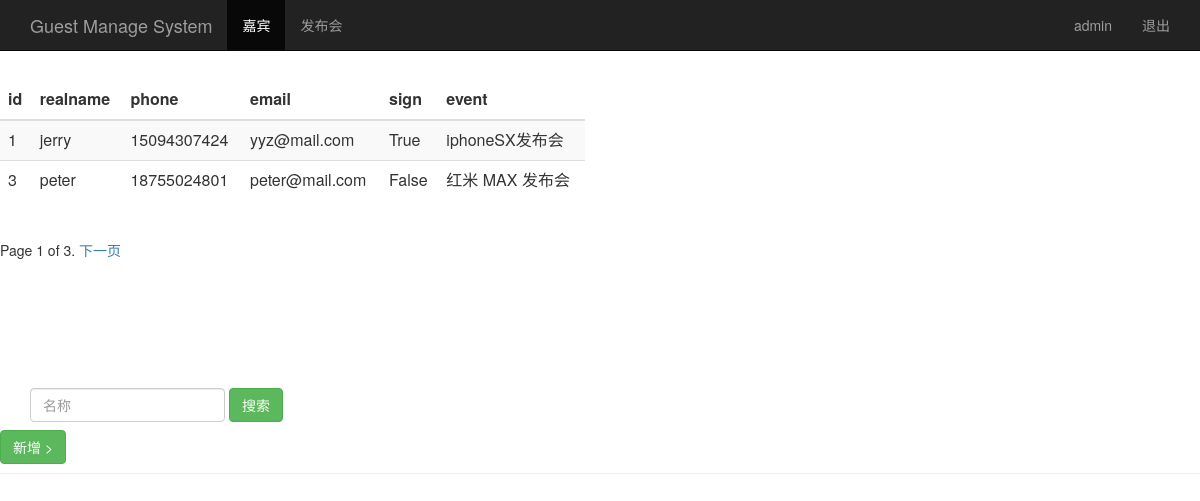
The page /guest_manage/ (signed in) on the database its author committed.
### sign/models.py (models this page shows, shortened)
class Guest(models.Model):
    event = models.ForeignKey(Event,on_delete=models.CASCADE)  #关联发布会id
    realname = models.CharField(max_length=64) # 姓名
    phone = models.CharField(max_length=16) # 手机号
    email = models.EmailField() # 邮箱
    sign = models.BooleanField() # 签到状态
    create_time = models.DateTimeField(auto_now=True) # 创建时间（自动获取当前时间）
    class Meta:
        unique_together = ("event", "phone")

class Event(models.Model):
    name = models.CharField(max_length=100) #发布会标题
    limit = models.IntegerField()  #发布会人数
    status = models.BooleanField() # 发布会状态
    address = models.CharField(max_length=200)  #地址
    start_time = models.DateTimeField('event time') #发布会时间
    create_time = models.DateTimeField(auto_now=True)# 自动获取当前时间
    def __str__(self):
        return self.name

### sign/views.py (the view)
# urls.py: url('guest_manage/',views.guest_manage),
@login_required
def guest_manage(request):
    username = request.session.get('user','')
    guest_list=Guest.objects.all()
    paginator = Paginator(guest_list,2)
    page = request.GET.get('page')
    try:
        contacts = paginator.page(page)
    except PageNotAnInteger:
        contacts = paginator.page(1)
    except EmptyPage:
        contacts = paginator.page(paginator.num_pages)
    return render(request, "guest_manage.html", {"user": username,
"guests": contacts})

### sign/templates/guest_manage.html (shortened to what this page needs)
<html lang="zh-CN">
<head>
  {% load bootstrap3 %}
  {% bootstrap_css %}
</head>
<body role="document">
<nav class="navbar navbar-inverse navbar-fixed-top">
<div class="container">
<div class="navbar-header">
<a class="navbar-brand" href="/event_manage/">Guest Manage System</a>
</div>
<div id="navbar" class="collapse navbar-collapse">
<ul class="nav navbar-nav">
<li class="active"><a href="#">嘉宾</a></li>
<li><a href="/event_manage/">发布会</a></li>
</ul>
<ul class="nav navbar-nav navbar-right">
<li><a href="#">{{user}}</a></li>
<li><a href="/logout/">退出</a></li>
</ul>
</div>
</div>
</nav>
<div class="row" style="padding-top: 80px;">
<div class="col-md-6">
<table class="table table-striped">
<thead>
<tr>
<th>id</th><th>realname</th><th>phone</th><th>email</th><th>sign</th><th>event</th>
</tr>
</thead>
<tbody>
{% for guest in guests %}
<tr>
<td>{{ guest.id }}</td>
<td>{{ guest.realname }}</td>
<td>{{ guest.phone }}</td>
<td>{{ guest.email }}</td>
<td>{{ guest.sign }}</td>
<td>{{ guest.event }}</td>
</tr>
{% endfor %}
</tbody>
</table>
</div>
</div>
<div class="pagination">
<span class="step-links">
<span class="current">
Page {{ guests.number }} of {{ guests.paginator.num_pages }}.
</span>
{% if guests.has_next %}
<a href="?page={{ guests.next_page_number }}">下一页</a>
{% endif %}
</span>
</div>
</body>
<div class="page-header" style="padding-top: 60px;">
<div id="navbar" class="navbar-collapse collapse">
<form class="navbar-form" method="get" action="/search_name/">
<div class="form-group">
<input name="name" type="text" placeholder="名称" class="form-control">
</div>
<button type="submit" class="btn btn-success">搜索</button>
</form>
    </div>
    <a href="/guest_manage/add" <button type="submit" class="btn btn-success" >新增</button>
</form>></a>
</div>
</html>

### rows shown on the page
Guest: id "1", realname "jerry", phone "15094307424", email "yyz@mail.com", sign "True", event "iphoneSX发布会"
Guest: id "3", realname "peter", phone "18755024801", email "peter@mail.com", sign "False", event "红米 MAX 发布会"

### other values the page prints
{{ user }} "admin"
{{ guests.number }} "1"
{{ guests.paginator.num_pages }} "3"
